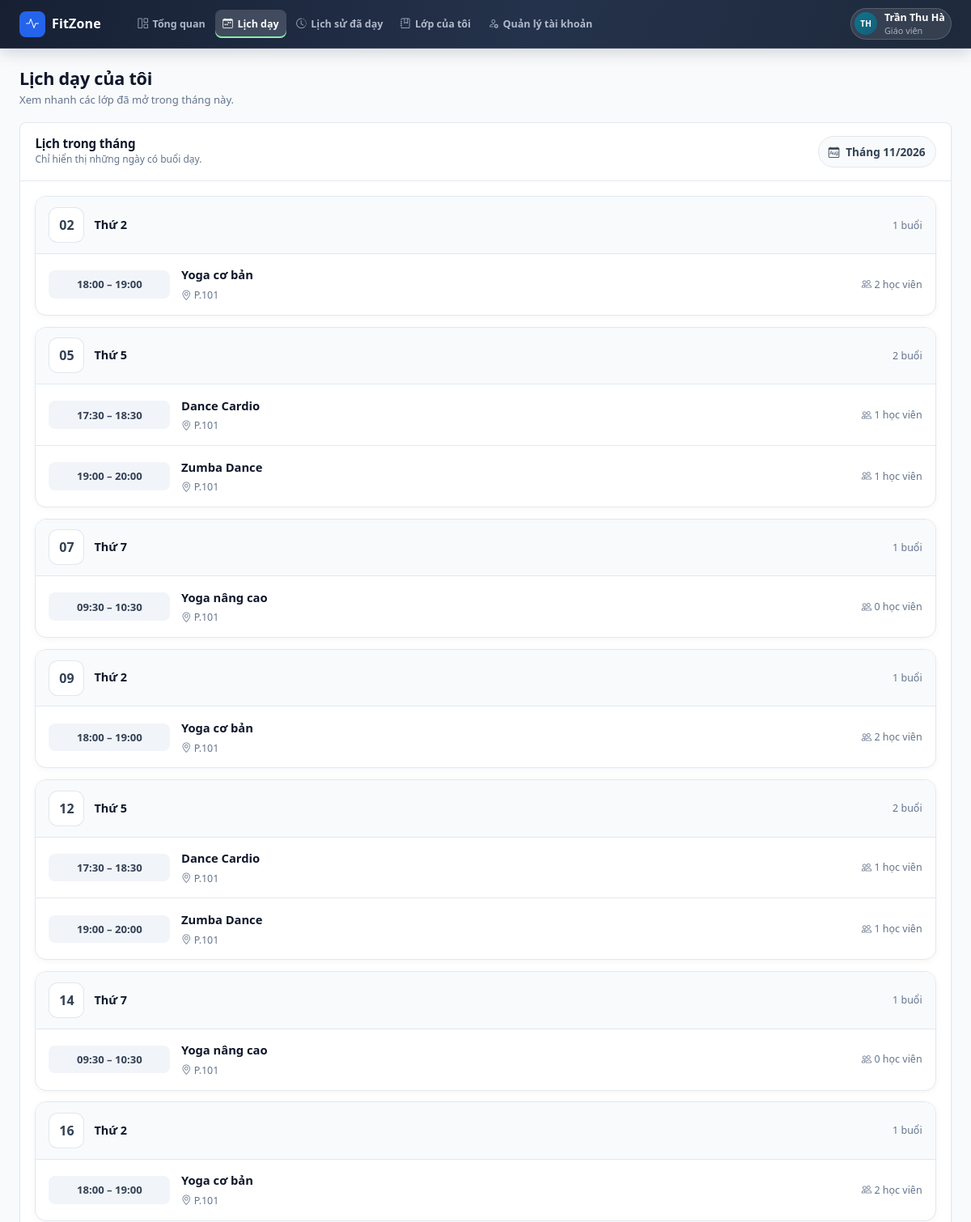
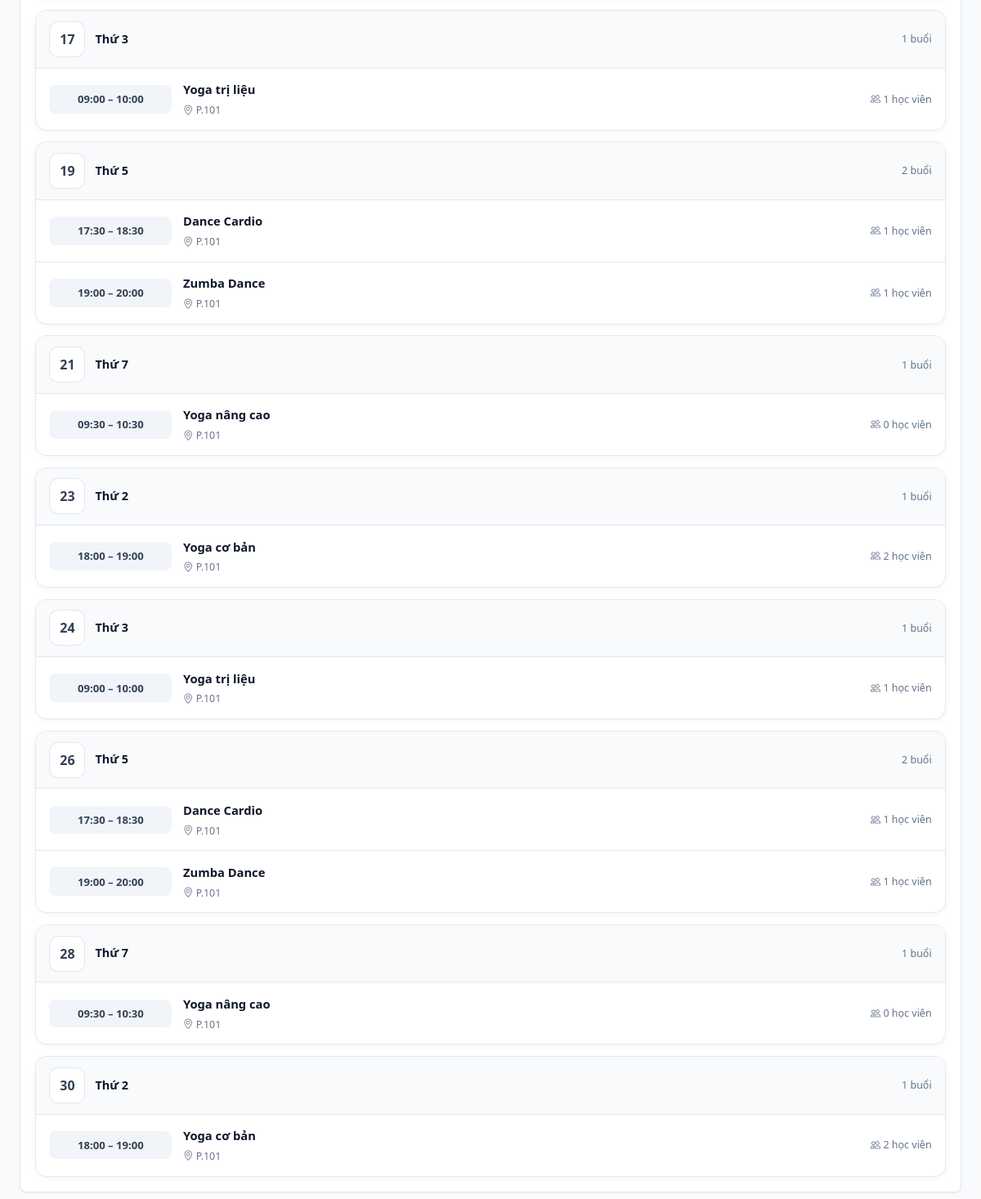
/instructor/schedule.php (signed in), run on the app's committed database (2 pictures, top to bottom).
### tables this page shows
CREATE TABLE `giao_vien` (
  `id` int(10) unsigned NOT NULL AUTO_INCREMENT,
  `tai_khoan_id` int(10) unsigned DEFAULT NULL,
  `ho_ten` varchar(100) NOT NULL,
  `sdt` varchar(15) NOT NULL,
  `email` varchar(100) NOT NULL,
  `gioi_thieu` text DEFAULT NULL,
  `trang_thai` varchar(20) NOT NULL DEFAULT 'dang_lam',
  `deleted_at` datetime DEFAULT NULL,
  `created_at` datetime NOT NULL DEFAULT current_timestamp(),
  `updated_at` datetime NOT NULL DEFAULT current_timestamp() ON UPDATE current_timestamp(),
  PRIMARY KEY (`id`),
  UNIQUE KEY `uq_giao_vien_email` (`email`),
  UNIQUE KEY `uq_giao_vien_tai_khoan` (`tai_khoan_id`),
  CONSTRAINT `fk_giao_vien_tai_khoan` FOREIGN KEY (`tai_khoan_id`) REFERENCES `tai_khoan` (`id`) ON DELETE SET NULL
);

CREATE TABLE `tai_khoan` (
  `id` int(10) unsigned NOT NULL AUTO_INCREMENT,
  `ten_dang_nhap` varchar(50) NOT NULL,
  `mat_khau` varchar(255) NOT NULL,
  `ho_ten` varchar(100) NOT NULL,
  `vai_tro` varchar(20) NOT NULL DEFAULT 'customer',
  `trang_thai` tinyint(1) NOT NULL DEFAULT 1,
  `created_at` datetime NOT NULL DEFAULT current_timestamp(),
  PRIMARY KEY (`id`),
  UNIQUE KEY `uq_tai_khoan_ten` (`ten_dang_nhap`)
);

CREATE TABLE `lop_hoc` (
  `id` int(10) unsigned NOT NULL AUTO_INCREMENT,
  `ten_lop` varchar(100) NOT NULL,
  `giao_vien_id` int(10) unsigned NOT NULL,
  `thu_trong_tuan` tinyint(4) NOT NULL,
  `gio_bat_dau` time NOT NULL,
  `gio_ket_thuc` time NOT NULL,
  `ngay_bat_dau` date NOT NULL,
  `ngay_ket_thuc` date NOT NULL,
  `suc_chua` int(11) NOT NULL,
  `phong_hoc` varchar(50) DEFAULT NULL,
  `mo_ta` text DEFAULT NULL,
  `trinh_do` varchar(50) DEFAULT NULL,
  `goi_tap_toi_thieu` varchar(20) NOT NULL DEFAULT 'basic',
  `trang_thai` varchar(20) NOT NULL DEFAULT 'dang_mo',
  `deleted_at` datetime DEFAULT NULL,
  `created_at` datetime NOT NULL DEFAULT current_timestamp(),
  `updated_at` datetime NOT NULL DEFAULT current_timestamp() ON UPDATE current_timestamp(),
  PRIMARY KEY (`id`),
  KEY `fk_lop_hoc_giao_vien` (`giao_vien_id`),
  CONSTRAINT `fk_lop_hoc_giao_vien` FOREIGN KEY (`giao_vien_id`) REFERENCES `giao_vien` (`id`)
);

### instructor/schedule.php (the view, shortened to what the rows shown need)
<?php
require __DIR__ . '/../common/bootstrap.php';
$menu = require __DIR__ . '/../common/menus/instructor.php';
$appRole = 'instructor';
$instructor = data_current_instructor();
$instructorId = (int) ($instructor['id'] ?? 0);
$classes = array_values(array_filter(
    data_classes(),
    static fn (array $class): bool =>
        (int) $class['giao_vien_id'] === $instructorId
        && $class['status'] === 'dang_mo'
));
$timezone = new DateTimeZone('Asia/Ho_Chi_Minh');
$today = new DateTimeImmutable('today', $timezone);
$monthStart = $today->modify('first day of this month');
$monthEnd = $today->modify('last day of this month');
$weekdayNames = [1 => 'Thứ 2', 2 => 'Thứ 3', 3 => 'Thứ 4', 4 => 'Thứ 5', 5 => 'Thứ 6', 6 => 'Thứ 7', 7 => 'Chủ nhật'];
$dateFromDisplay = static function (string $date) use ($timezone): ?DateTimeImmutable {
    $parsed = DateTimeImmutable::createFromFormat('!d/m/Y', $date, $timezone);
    return $parsed instanceof DateTimeImmutable ? $parsed : null;
};
$schedule = [];
for ($date = $monthStart; $date <= $monthEnd; $date = $date->modify('+1 day')) {
    $dayClasses = [];
    foreach ($classes as $class) {
        $from = $dateFromDisplay($class['from']);
        $to = $dateFromDisplay($class['to']);
        if (
            (int) $class['weekday'] === (int) $date->format('N')
            && $from !== null
            && $to !== null
            && $date >= $from
            && $date <= $to
        ) {
            $dayClasses[] = $class;
        }
    }
    if ($dayClasses !== []) {
        usort($dayClasses, static fn (array $first, array $second): int => strcmp($first['start'], $second['start']));
        $schedule[] = [
            'date' => $date,
            'weekday' => $weekdayNames[(int) $date->format('N')],
            'classes' => $dayClasses,
        ];
    }
}
$partials = __DIR__ . '/../common/partials';
require $partials . '/head.php';
?>
<div class="app-shell">
    <?php require $partials . '/sidebar.php'; ?>
    <div class="app-main">
        <?php require $partials . '/topbar.php'; ?>
        <main class="app-content instructor-schedule" id="main-content">
            <div class="page-head">
                <div>
                    <h1>Lịch dạy của tôi</h1>
                </div>
            </div>
            <div class="app-card">
                <div class="app-card-header schedule-heading">
                    <div>
                        <h2>Lịch trong tháng</h2>
                    </div>
                </div>
                <div class="app-card-body">
                    <?php if ($schedule === []): ?>
                        <div class="schedule-empty">
                            <span class="schedule-empty-icon"><?= icon('calendar-x') ?></span>
                            <strong>Chưa có lịch dạy trong tháng này</strong>
                            <span class="text-tiny">Các lớp đã mở sẽ xuất hiện tại đây.</span>
                        </div>
                    <?php else: ?>
                        <div class="schedule-list">
                            <?php foreach ($schedule as $day): ?>
                                <section class="schedule-day">
                                    <div class="schedule-day-head">
                                        <span class="schedule-date"><?= e($day['date']->format('d')) ?></span>
                                        <span class="schedule-weekday"><?= e($day['weekday']) ?></span>
                                        <span class="schedule-count"><?= count($day['classes']) ?> buổi</span>
                                    </div>
                                    <div class="schedule-events">
                                        <?php foreach ($day['classes'] as $class): ?>
                                            <div class="schedule-event-row">
                                                <span class="schedule-time"><?= e($class['start'] . ' – ' . $class['end']) ?></span>
                                                <div>
                                                    <div class="schedule-class-name"><?= e($class['name']) ?></div>
                                                    <?php if ($class['room'] !== ''): ?>
                                                        <div class="schedule-details"><span><?= icon('geo-alt') ?> <?= e($class['room']) ?></span></div>
                                                    <?php endif; ?>
                                                </div>
                                                <span class="schedule-students"><?= icon('people') ?> <?= (int) $class['enrolled'] ?> học viên</span>
                                            </div>
                                        <?php endforeach; ?>
                                    </div>
                                </section>
                            <?php endforeach; ?>
                        </div>
                    <?php endif; ?>
                </div>
            </div>
        </main>
    </div>
</div>
<?php require $partials . '/foot.php'; ?>

### common/partials/topbar.php (shortened to what the rows shown need)
<?php
require_once __DIR__ . '/../data/user.php';
$user = app_user($appRole);
$accountHref = '/' . $appRole . '/account';
?>
<header class="app-topbar">
    <a class="app-user text-decoration-none" href="<?= e(url($accountHref)) ?>" aria-label="Mở trang quản lý tài khoản">
        <?= avatar($user['name'], 'avatar-sm') ?>
        <span class="app-user-meta">
            <strong><?= e($user['name']) ?></strong>
            <span><?= e($user['sub']) ?></span>
        </span>
    </a>
</header>

### common/components/ui.php (shortened to what the rows shown need)
<?php
if (!function_exists('icon')) {
    function icon(string $name, string $class = ''): string
    {
        $name = preg_replace('/[^a-z0-9-]/i', '', $name) ?: 'circle';
        return '<i class="bi bi-' . e($name) . ($class !== '' ? ' ' . e($class) : '') . '" aria-hidden="true"></i>';
    }
}
if (!function_exists('initials')) {
    function initials(string $name): string
    {
        $parts = preg_split('/\s+/u', trim($name)) ?: [];
        $parts = array_values(array_filter($parts, static fn ($p) => $p !== ''));
        $last = $parts[count($parts) - 1];
        $first = $parts[0];
        $initials = mb_substr($first, 0, 1, 'UTF-8');
        if (count($parts) > 1) {
            $initials .= mb_substr($last, 0, 1, 'UTF-8');
        }
        return mb_strtoupper($initials, 'UTF-8');
    }
}
if (!function_exists('avatar')) {
    function avatar(string $name, string $size = '', string $extra = ''): string
    {
        $palette = ['alt-1', 'alt-2', 'alt-3', 'alt-4', 'alt-5'];
        $alt = $palette[abs(crc32($name)) % count($palette)];
        $classes = trim('avatar ' . $alt . ($size !== '' ? ' ' . $size : '') . ($extra !== '' ? ' ' . $extra : ''));
        return '<span class="' . e($classes) . '" title="' . e($name) . '">' . e(initials($name)) . '</span>';
    }
}

### data on the page
giao_vien: ho_ten "TH"
tai_khoan: ho_ten "Trần Thu Hà", ho_ten.email "Giáo viên"
lop_hoc: end "18:00 – 19:00", ten_lop "Yoga cơ bản", phong_hoc "P.101", enrolled "2"
lop_hoc: end "17:30 – 18:30", ten_lop "Dance Cardio", phong_hoc "P.101", enrolled "1"
lop_hoc: end "19:00 – 20:00", ten_lop "Zumba Dance", phong_hoc "P.101", enrolled "1"
lop_hoc: end "09:30 – 10:30", ten_lop "Yoga nâng cao", phong_hoc "P.101", enrolled "0"
lop_hoc: end "09:00 – 10:00", ten_lop "Yoga trị liệu", phong_hoc "P.101", enrolled "1"

### other printed values
$item['label'] "Tổng quan"
$item['label'] "Lịch dạy"
$item['label'] "Lịch sử đã dạy"
$item['label'] "Lớp của tôi"
$item['label'] "Quản lý tài khoản"
$today->format('m/Y') "11/2026"
$day['date']->format('d') "02"
$day['weekday'] "Thứ 2"
count($day['classes']) "1"
$day['date']->format('d') "05"
$day['weekday'] "Thứ 5"
count($day['classes']) "2"
$day['date']->format('d') "07"
$day['weekday'] "Thứ 7"
$day['date']->format('d') "09"
